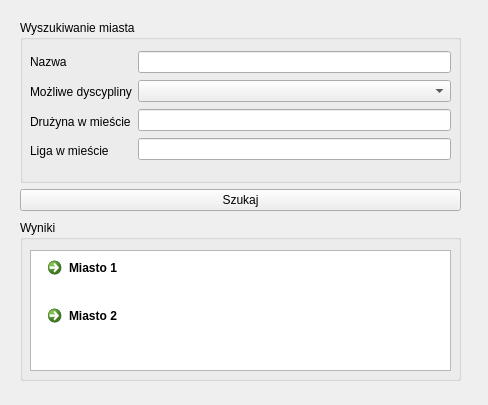
<?xml version="1.0" encoding="UTF-8"?>
<ui version="4.0">
 <class>wyszukaj_miasto</class>
 <widget class="QDialog" name="wyszukaj_miasto">
  <property name="geometry">
   <rect>
    <x>0</x>
    <y>0</y>
    <width>488</width>
    <height>405</height>
   </rect>
  </property>
  <property name="windowTitle">
   <string>Dialog</string>
  </property>
  <widget class="QGroupBox" name="groupBox_11">
   <property name="geometry">
    <rect>
     <x>20</x>
     <y>220</y>
     <width>441</width>
     <height>161</height>
    </rect>
   </property>
   <property name="title">
    <string>Wyniki</string>
   </property>
   <widget class="QListView" name="listView_6">
    <property name="geometry">
     <rect>
      <x>10</x>
      <y>30</y>
      <width>421</width>
      <height>121</height>
     </rect>
    </property>
   </widget>
   <widget class="QWidget" name="layoutWidget_13">
    <property name="geometry">
     <rect>
      <x>20</x>
      <y>30</y>
      <width>174</width>
      <height>89</height>
     </rect>
    </property>
    <layout class="QVBoxLayout" name="verticalLayout_26">
     <item>
      <widget class="QCommandLinkButton" name="commandLinkButton_12">
       <property name="text">
        <string>Miasto 1</string>
       </property>
      </widget>
     </item>
     <item>
      <widget class="QCommandLinkButton" name="commandLinkButton_13">
       <property name="text">
        <string>Miasto 2</string>
       </property>
      </widget>
     </item>
    </layout>
   </widget>
  </widget>
  <widget class="QWidget" name="layoutWidget_14">
   <property name="geometry">
    <rect>
     <x>20</x>
     <y>20</y>
     <width>441</width>
     <height>191</height>
    </rect>
   </property>
   <layout class="QVBoxLayout" name="verticalLayout_27">
    <item>
     <widget class="QGroupBox" name="groupBox_12">
      <property name="title">
       <string>Wyszukiwanie miasta</string>
      </property>
      <widget class="QWidget" name="layoutWidget_15">
       <property name="geometry">
        <rect>
         <x>10</x>
         <y>30</y>
         <width>421</width>
         <height>113</height>
        </rect>
       </property>
       <layout class="QHBoxLayout" name="horizontalLayout_8">
        <item>
         <layout class="QVBoxLayout" name="verticalLayout_28">
          <item>
           <widget class="QLabel" name="label_33">
            <property name="text">
             <string>Nazwa</string>
            </property>
           </widget>
          </item>
          <item>
           <widget class="QLabel" name="label_30">
            <property name="text">
             <string>Możliwe dyscypliny</string>
            </property>
           </widget>
          </item>
          <item>
           <widget class="QLabel" name="label_32">
            <property name="text">
             <string>Drużyna w mieście</string>
            </property>
           </widget>
          </item>
          <item>
           <widget class="QLabel" name="label_31">
            <property name="text">
             <string>Liga w mieście</string>
            </property>
           </widget>
          </item>
         </layout>
        </item>
        <item>
         <layout class="QVBoxLayout" name="verticalLayout_29">
          <item>
           <widget class="QLineEdit" name="lineEdit_28"/>
          </item>
          <item>
           <widget class="QComboBox" name="comboBox_6"/>
          </item>
          <item>
           <widget class="QLineEdit" name="lineEdit_29"/>
          </item>
          <item>
           <widget class="QLineEdit" name="lineEdit_27"/>
          </item>
         </layout>
        </item>
       </layout>
      </widget>
     </widget>
    </item>
    <item>
     <widget class="QPushButton" name="pushButton_7">
      <property name="text">
       <string>Szukaj</string>
      </property>
     </widget>
    </item>
   </layout>
  </widget>
 </widget>
 <resources/>
 <connections/>
</ui>
